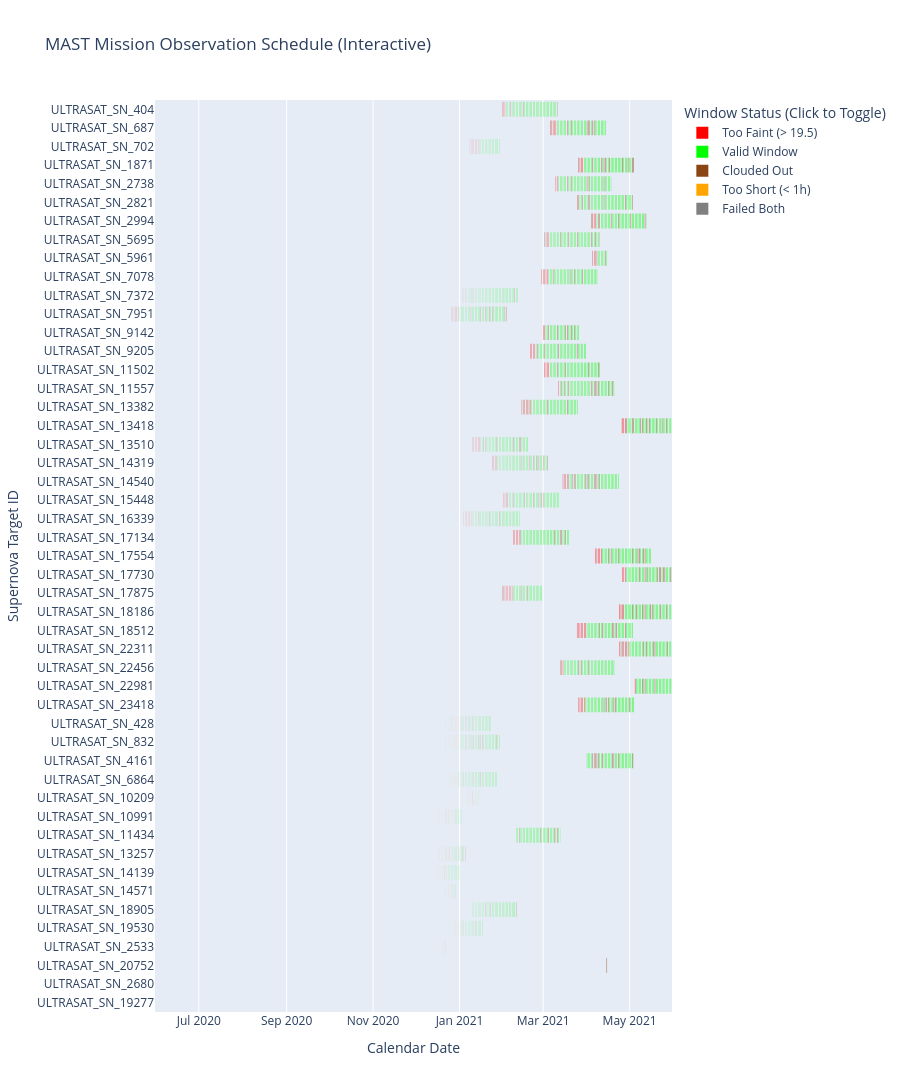

The cell this chart's notebook holds for it:
### Code cell
plot_mission_timeline(df_global_windows, "MAST", "mast_all_windows_mjd", soxs.weather_profile)
